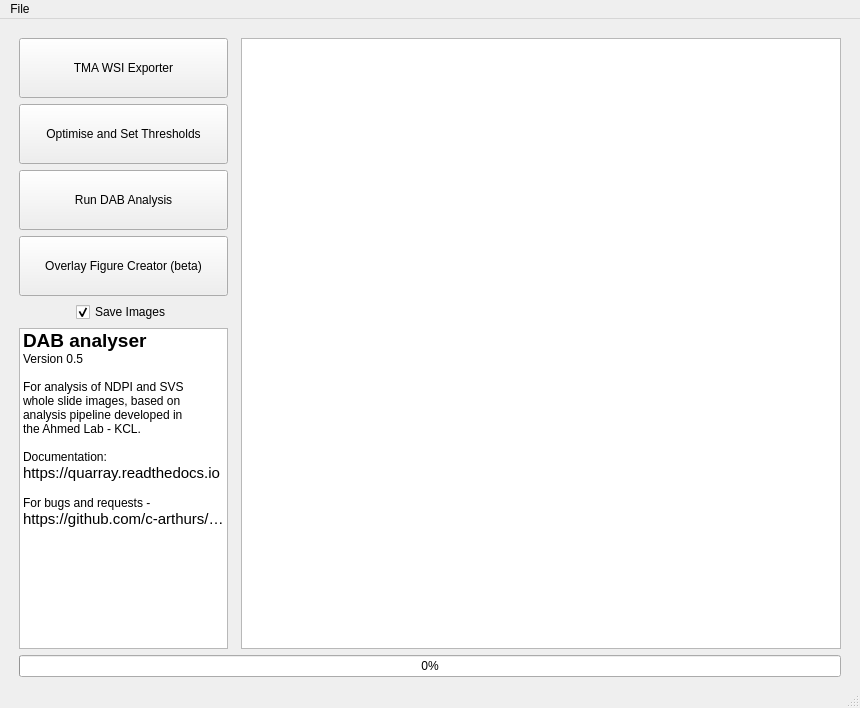
<?xml version="1.0" encoding="UTF-8"?>
<ui version="4.0">
 <class>MainWindow</class>
 <widget class="QMainWindow" name="MainWindow">
  <property name="geometry">
   <rect>
    <x>0</x>
    <y>0</y>
    <width>860</width>
    <height>708</height>
   </rect>
  </property>
  <property name="windowTitle">
   <string>MainWindow</string>
  </property>
  <widget class="QWidget" name="centralwidget">
   <layout class="QVBoxLayout" name="verticalLayout_7">
    <item>
     <layout class="QHBoxLayout" name="horizontalLayout">
      <property name="topMargin">
       <number>10</number>
      </property>
      <property name="rightMargin">
       <number>10</number>
      </property>
      <property name="bottomMargin">
       <number>0</number>
      </property>
      <item>
       <layout class="QVBoxLayout" name="verticalLayout_3" stretch="0,0,0,0,0,0">
        <property name="sizeConstraint">
         <enum>QLayout::SetMinimumSize</enum>
        </property>
        <property name="leftMargin">
         <number>10</number>
        </property>
        <property name="rightMargin">
         <number>7</number>
        </property>
        <item>
         <widget class="QPushButton" name="ndpi_exporter">
          <property name="minimumSize">
           <size>
            <width>208</width>
            <height>60</height>
           </size>
          </property>
          <property name="text">
           <string>TMA WSI Exporter</string>
          </property>
         </widget>
        </item>
        <item>
         <widget class="QPushButton" name="testingbutton">
          <property name="minimumSize">
           <size>
            <width>208</width>
            <height>60</height>
           </size>
          </property>
          <property name="text">
           <string>Optimise and Set Thresholds</string>
          </property>
          <property name="iconSize">
           <size>
            <width>30</width>
            <height>30</height>
           </size>
          </property>
         </widget>
        </item>
        <item>
         <widget class="QPushButton" name="trainingbutton">
          <property name="sizePolicy">
           <sizepolicy hsizetype="Minimum" vsizetype="Fixed">
            <horstretch>60</horstretch>
            <verstretch>60</verstretch>
           </sizepolicy>
          </property>
          <property name="minimumSize">
           <size>
            <width>208</width>
            <height>60</height>
           </size>
          </property>
          <property name="text">
           <string>Run DAB Analysis</string>
          </property>
         </widget>
        </item>
        <item>
         <widget class="QPushButton" name="overbtn">
          <property name="sizePolicy">
           <sizepolicy hsizetype="Minimum" vsizetype="Fixed">
            <horstretch>60</horstretch>
            <verstretch>60</verstretch>
           </sizepolicy>
          </property>
          <property name="minimumSize">
           <size>
            <width>208</width>
            <height>60</height>
           </size>
          </property>
          <property name="text">
           <string>Overlay Figure Creator (beta)</string>
          </property>
          <property name="iconSize">
           <size>
            <width>30</width>
            <height>30</height>
           </size>
          </property>
         </widget>
        </item>
        <item alignment="Qt::AlignHCenter">
         <widget class="QCheckBox" name="checkBox">
          <property name="text">
           <string>Save Images</string>
          </property>
          <property name="checked">
           <bool>true</bool>
          </property>
         </widget>
        </item>
        <item>
         <widget class="QListWidget" name="listWidget">
          <property name="enabled">
           <bool>true</bool>
          </property>
          <property name="font">
           <font>
            <kerning>true</kerning>
           </font>
          </property>
          <property name="focusPolicy">
           <enum>Qt::NoFocus</enum>
          </property>
          <property name="autoFillBackground">
           <bool>true</bool>
          </property>
          <property name="frameShape">
           <enum>QFrame::StyledPanel</enum>
          </property>
          <property name="frameShadow">
           <enum>QFrame::Sunken</enum>
          </property>
          <property name="lineWidth">
           <number>1</number>
          </property>
          <property name="midLineWidth">
           <number>0</number>
          </property>
          <property name="verticalScrollBarPolicy">
           <enum>Qt::ScrollBarAlwaysOff</enum>
          </property>
          <property name="horizontalScrollBarPolicy">
           <enum>Qt::ScrollBarAlwaysOff</enum>
          </property>
          <property name="autoScroll">
           <bool>false</bool>
          </property>
          <property name="editTriggers">
           <set>QAbstractItemView::NoEditTriggers</set>
          </property>
          <property name="showDropIndicator" stdset="0">
           <bool>false</bool>
          </property>
          <property name="dragEnabled">
           <bool>false</bool>
          </property>
          <property name="selectionMode">
           <enum>QAbstractItemView::NoSelection</enum>
          </property>
          <property name="spacing">
           <number>1</number>
          </property>
          <item>
           <property name="text">
            <string>DAB analyser</string>
           </property>
           <property name="font">
            <font>
             <pointsize>14</pointsize>
             <weight>75</weight>
             <bold>true</bold>
            </font>
           </property>
          </item>
          <item>
           <property name="text">
            <string>Version 0.5</string>
           </property>
          </item>
          <item>
           <property name="text">
            <string/>
           </property>
          </item>
          <item>
           <property name="text">
            <string>For analysis of NDPI and SVS</string>
           </property>
          </item>
          <item>
           <property name="text">
            <string>whole slide images, based on</string>
           </property>
          </item>
          <item>
           <property name="text">
            <string>analysis pipeline developed in</string>
           </property>
          </item>
          <item>
           <property name="text">
            <string>the Ahmed Lab - KCL.</string>
           </property>
          </item>
          <item>
           <property name="text">
            <string/>
           </property>
          </item>
          <item>
           <property name="text">
            <string>Documentation:</string>
           </property>
          </item>
          <item>
           <property name="text">
            <string>https://quarray.readthedocs.io</string>
           </property>
           <property name="font">
            <font>
             <pointsize>11</pointsize>
            </font>
           </property>
          </item>
          <item>
           <property name="text">
            <string/>
           </property>
          </item>
          <item>
           <property name="text">
            <string>For bugs and requests - </string>
           </property>
          </item>
          <item>
           <property name="text">
            <string>https://github.com/c-arthurs/QuArray</string>
           </property>
           <property name="font">
            <font>
             <pointsize>11</pointsize>
            </font>
           </property>
          </item>
         </widget>
        </item>
       </layout>
      </item>
      <item>
       <widget class="QGraphicsView" name="graphicsView">
        <property name="sizePolicy">
         <sizepolicy hsizetype="Expanding" vsizetype="Expanding">
          <horstretch>0</horstretch>
          <verstretch>0</verstretch>
         </sizepolicy>
        </property>
        <property name="minimumSize">
         <size>
          <width>600</width>
          <height>600</height>
         </size>
        </property>
        <property name="mouseTracking">
         <bool>false</bool>
        </property>
       </widget>
      </item>
     </layout>
    </item>
    <item>
     <layout class="QHBoxLayout" name="horizontalLayout_2">
      <property name="bottomMargin">
       <number>0</number>
      </property>
      <item>
       <spacer name="horizontalSpacer_2">
        <property name="orientation">
         <enum>Qt::Horizontal</enum>
        </property>
        <property name="sizeType">
         <enum>QSizePolicy::Fixed</enum>
        </property>
        <property name="sizeHint" stdset="0">
         <size>
          <width>10</width>
          <height>10</height>
         </size>
        </property>
       </spacer>
      </item>
      <item>
       <widget class="QProgressBar" name="progress">
        <property name="minimumSize">
         <size>
          <width>163</width>
          <height>0</height>
         </size>
        </property>
        <property name="value">
         <number>0</number>
        </property>
       </widget>
      </item>
      <item>
       <spacer name="horizontalSpacer">
        <property name="orientation">
         <enum>Qt::Horizontal</enum>
        </property>
        <property name="sizeType">
         <enum>QSizePolicy::Fixed</enum>
        </property>
        <property name="sizeHint" stdset="0">
         <size>
          <width>10</width>
          <height>10</height>
         </size>
        </property>
       </spacer>
      </item>
     </layout>
    </item>
   </layout>
  </widget>
  <widget class="QMenuBar" name="menubar">
   <property name="geometry">
    <rect>
     <x>0</x>
     <y>0</y>
     <width>860</width>
     <height>22</height>
    </rect>
   </property>
   <widget class="QMenu" name="menuFile">
    <property name="title">
     <string>File</string>
    </property>
    <addaction name="actionNDPI_SVS_Export"/>
    <addaction name="actionRun_Dab_Analysis"/>
    <addaction name="actionSet_Thresholds"/>
    <addaction name="actionOverlay_Figure"/>
    <addaction name="separator"/>
    <addaction name="actionQuit"/>
   </widget>
   <addaction name="menuFile"/>
  </widget>
  <widget class="QStatusBar" name="statusbar"/>
  <action name="actionRun_Dab_Analysis">
   <property name="text">
    <string>Run Dab Analysis</string>
   </property>
  </action>
  <action name="actionSet_Thresholds">
   <property name="text">
    <string>Set Thresholds</string>
   </property>
  </action>
  <action name="actionOverlay_Figure">
   <property name="text">
    <string>Overlay Figure</string>
   </property>
  </action>
  <action name="actionQuit">
   <property name="text">
    <string>Quit</string>
   </property>
  </action>
  <action name="actionNDPI_SVS_Export">
   <property name="text">
    <string>NDPI/SVS Export</string>
   </property>
  </action>
 </widget>
 <resources/>
 <connections/>
</ui>
